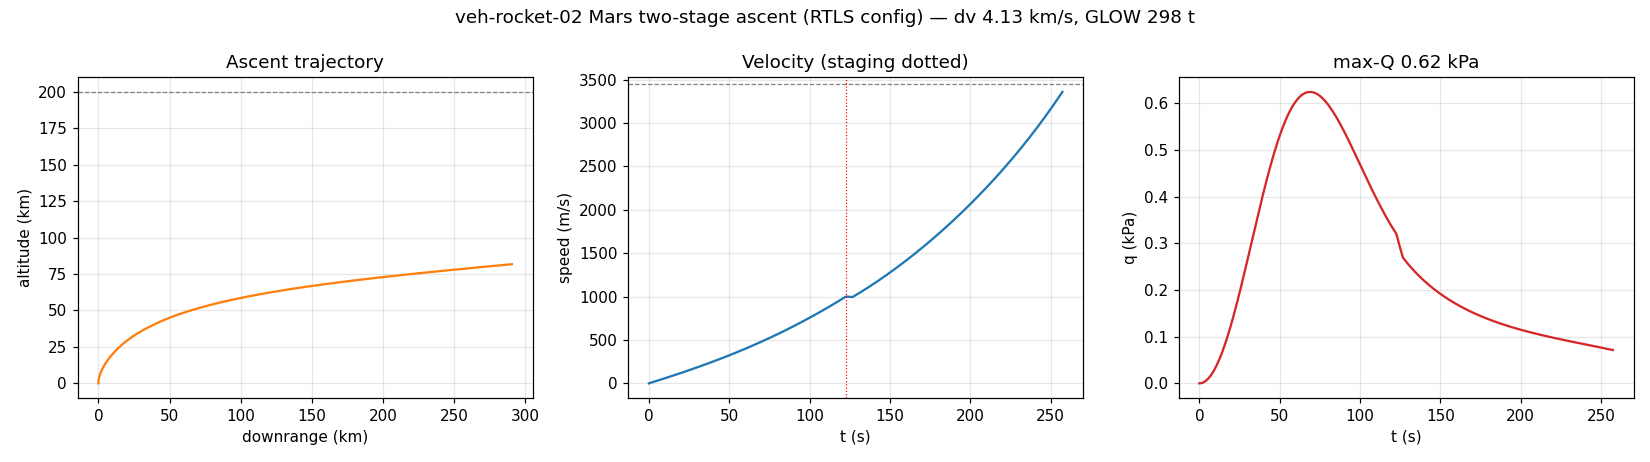

This figure's Python source:
#!/usr/bin/env python3
# -*- coding: utf-8 -*-
"""
L2 上升段轨迹仿真 —— veh-rocket-02 长十乙火星升轨(两级 + 一子级 RTLS 构型)
==============================================================================
2-DOF 变质量点质量,平面内绕火星球心积分(与 sim_ascent_veh_rocket_01 同框架):
  火星中心引力(1/r²) + 指数大气阻力 + 重力转弯推力程序,RK4 定步长;
  两级:一子级点 3 台 YF-100K(火星 T/W 过剩,7 台全点会 >5 g,只点
  中心 1 + 对置 2)烧到分离速度 v_stage → 热分离(一子级带 RTLS 储备
  返场,见 sim_boostback_veh_rocket_02)→ 上面级单台 YF-100M 续燃至
  远点 200 km → 远点解析圆化。
构型逻辑(火星 RTLS,推进剂全靠 ISRU,按需加注不满箱):
  一子级装填 = 升轨实际消耗(定点迭代收敛) + RTLS 储备 42 t
目的:给出火星构型 GLOW、Δv 分解、max-Q、LMO 运力闭合;
  另附 SSTO 旁证(一子级单独入轨的齐奥尔科夫斯基检查)。
不含:火星自转增益(~240 m/s,注记)、三维、姿控回路。
"""
import numpy as np

# ---- 火星常数 ----
MU, R = 4.282837e13, 3.3895e6
G0S = MU / R**2                    # ~3.73 m/s^2
RHO0, HSC = 0.020, 11100.0
G0E = 9.80665

# ---- 车辆(推定,与 veh-rocket-02.info.json 一致)----
M1_DRY = 45e3                      # 一子级干重(含栅格舵/着陆腿/挂钩)
RESERVE = 48e3                     # RTLS 储备(由 sim_boostback 校核)
M2_DRY = 20e3                      # 上面级干重
M_PAY = 18e3                       # LMO 载荷(演示基线)
P2 = 62e3                          # 上面级装填
ISP1, ISP2 = 335.0, 340.0          # YF-100K / YF-100M(真空,火星≈真空)
F_ENG = 1.34e6
N1, THR1 = 3, 0.70                 # 一子级只点 3 台 @70%(限过载/省损失)
F1 = N1 * F_ENG * THR1
F2 = 1.0 * F_ENG
CD, AREA = 0.8, np.pi * 2.5**2 * 1.12   # Ø5 m + 突出物
V_STAGE = 1000.0                   # 分离速度(RTLS 高抛构型:低速+陡弹道角,
GAMMA_MIN = 25.0                   #  滞空长→返场横向 Δv 便宜;γ 下限约束)
TARGET_ALT = 200e3
MDOT1, MDOT2 = F1 / (ISP1 * G0E), F2 / (ISP2 * G0E)

def deriv(s, F, mdot, u_hat):
    x, y, vx, vy, m = s
    r = np.hypot(x, y)
    rhat = np.array([x, y]) / r
    h = r - R
    v = np.array([vx, vy]); sp = np.hypot(vx, vy)
    ag = -MU / r**2 * rhat
    rho = RHO0 * np.exp(-max(h, 0.0) / HSC)
    ad = -0.5 * rho * CD * AREA * sp * v / m if sp > 1e-3 else np.zeros(2)
    at = (F / m) * u_hat if F > 0 else np.zeros(2)
    return np.array([vx, vy, *(ag + ad + at), -mdot if F > 0 else 0.0]), sp, h, rho

def apoapsis_alt(s):
    x, y, vx, vy, m = s
    r = np.hypot(x, y); v2 = vx * vx + vy * vy
    eps = v2 / 2 - MU / r
    if eps >= 0: return 1e12
    a = -MU / (2 * eps)
    hang = x * vy - y * vx
    e = np.sqrt(max(0.0, 1 + 2 * eps * hang**2 / MU**2))
    return a * (1 + e) - R

def thrust_dir(s, t, t_pitch, pitch_dur, phi_final):
    x, y, vx, vy, m = s
    r = np.hypot(x, y)
    rhat = np.array([x, y]) / r
    that = np.array([rhat[1], -rhat[0]])
    if t < t_pitch: phi = np.pi / 2
    elif t < t_pitch + pitch_dur:
        phi = np.pi / 2 + (t - t_pitch) / pitch_dur * (phi_final - np.pi / 2)
    else: phi = phi_final
    return np.cos(phi) * that + np.sin(phi) * rhat

def run(p1_burn, t_pitch, pitch_dur, phi_final, dt=0.05, log=False):
    m0 = M1_DRY + p1_burn + RESERVE + M2_DRY + P2 + M_PAY
    s = np.array([0.0, R, 0.0, 0.0, m0])
    t, phase = 0.0, 1
    grav_loss = drag_loss = 0.0
    maxq = maxq_alt = max_acc = 0.0
    stage_ev = None; hist = []
    p1_used = 0.0
    while t < 2000:
        if phase == 1: F, mdot = F1, MDOT1
        elif phase == 0: F, mdot = 0.0, 0.0          # 分离滑行
        else: F, mdot = F2, MDOT2
        u = thrust_dir(s, t, t_pitch, pitch_dur, phi_final)
        _, sp, h, rho = deriv(s, F, mdot, u)
        r = np.hypot(s[0], s[1]); rhat = np.array([s[0], s[1]]) / r
        if sp > 1e-3:
            singam = (s[2] * rhat[0] + s[3] * rhat[1]) / sp
            if F > 0: grav_loss += (MU / r**2) * singam * dt
            drag_loss += (0.5 * rho * CD * AREA * sp * sp / s[4]) * dt
        q = 0.5 * rho * sp * sp
        if q > maxq: maxq, maxq_alt = q, h
        if F > 0: max_acc = max(max_acc, F / s[4])
        if log and (not hist or t - hist[-1][0] >= 0.5):
            hist.append((t, h, R * np.arctan2(s[0], s[1]), sp, q))
        k1, *_ = deriv(s, F, mdot, u)
        k2, *_ = deriv(s + 0.5 * dt * k1, F, mdot, u)
        k3, *_ = deriv(s + 0.5 * dt * k2, F, mdot, u)
        k4, *_ = deriv(s + dt * k3, F, mdot, u)
        s = s + (dt / 6) * (k1 + 2 * k2 + 2 * k3 + k4)
        t += dt
        if phase == 1:
            p1_used = m0 - s[4]
            if sp >= V_STAGE or p1_used >= p1_burn:
                gam = np.degrees(np.arcsin(
                    (s[2] * rhat[0] + s[3] * rhat[1]) / max(sp, 1e-6)))
                stage_ev = dict(t=t, h=h, v=sp, gamma=gam,
                                downrange=R * np.arctan2(s[0], s[1]),
                                p1_used=p1_used)
                s[4] -= M1_DRY + RESERVE + (p1_burn - p1_used)  # 抛一子级
                phase, t_sep = 0, t
        elif phase == 0 and t - t_sep >= 4.0:
            phase = 2
        elif phase == 2:
            if apoapsis_alt(s) >= TARGET_ALT:
                break
            if s[4] <= M2_DRY + M_PAY:
                return None                            # 上面级烧干,不可行
    # MECO2 后:解析圆化
    x, y, vx, vy, m = s
    r = np.hypot(x, y); eps = (vx * vx + vy * vy) / 2 - MU / r
    a = -MU / (2 * eps); hang = x * vy - y * vx
    e = np.sqrt(max(0.0, 1 + 2 * eps * hang**2 / MU**2))
    r_apo = a * (1 + e)
    dv_circ = np.sqrt(MU / r_apo) - np.sqrt(MU * (2 / r_apo - 1 / a))
    prop_circ = m * (np.exp(dv_circ / (ISP2 * G0E)) - 1)
    p2_used = (M2_DRY + P2 + M_PAY) - m + prop_circ
    if p2_used > P2: return None
    dv2 = ISP2 * G0E * np.log((M2_DRY + P2 + M_PAY) / (m - prop_circ + 0)) \
        if False else ISP2 * G0E * np.log((M2_DRY + P2 + M_PAY) / m) + dv_circ
    dv1 = ISP1 * G0E * np.log(
        (M1_DRY + p1_burn + RESERVE + M2_DRY + P2 + M_PAY)
        / (M1_DRY + p1_burn + RESERVE + M2_DRY + P2 + M_PAY - stage_ev['p1_used']))
    return dict(stage=stage_ev, dv1=dv1, dv2=dv2, dv_total=dv1 + dv2,
                grav_loss=grav_loss, drag_loss=drag_loss,
                p2_used=p2_used, p2_margin=P2 - p2_used, dv_circ=dv_circ,
                maxq=maxq, maxq_alt=maxq_alt, max_acc=max_acc,
                r_apo_alt=r_apo - R, m_final=m - prop_circ,
                hist=np.array(hist) if log else None)

def solve():
    """定点迭代一子级装填 × 俯仰程序粗扫(可行解中总 Δv 最小)。"""
    p1 = 120e3
    best = None
    for _ in range(4):                                 # 装填-消耗定点迭代
        best = None
        for pd in np.arange(50, 130.1, 10):
            for phid in (0, 2, 4, 6, 8):
                r = run(p1, 8.0, pd, np.deg2rad(phid))
                if r is None or r['r_apo_alt'] < TARGET_ALT - 5e3: continue
                if r['stage']['gamma'] < GAMMA_MIN: continue   # RTLS 高抛约束
                if best is None or r['dv_total'] < best[2]['dv_total']:
                    best = (pd, phid, r)
        if best is None:
            raise SystemExit('[!] 无可行解')
        p1_new = best[2]['stage']['p1_used']
        if abs(p1_new - p1) < 200: break
        p1 = p1_new
    return p1, best

if __name__ == '__main__':
    p1, (pd, phid, r) = solve()
    glow = M1_DRY + p1 + RESERVE + M2_DRY + P2 + M_PAY
    st = r['stage']
    print('=== 长十乙火星 RTLS 构型(ISRU 按需加注,推定) ===')
    print(f'  GLOW {glow/1e3:.0f} t = 一子级 {M1_DRY/1e3:.0f}干'
          f'+{p1/1e3:.1f}升轨+{RESERVE/1e3:.0f}RTLS储备'
          f' | 上面级 {M2_DRY/1e3:.0f}干+{P2/1e3:.0f}推 | 载荷 {M_PAY/1e3:.0f} t')
    print(f'  一子级点 3/7 台 @{THR1*100:.0f}% = {F1/1e6:.2f} MN,'
          f'起飞 T/W = {F1/(glow*G0S):.2f}(7 台全点会到 {7*F_ENG/ (glow*G0S):.1f} —— 火星推力过剩的选型依据)')
    print(f'\n=== 最优俯仰程序(起转 8s,压转 {pd:.0f}s,终角 {phid}°) ===')
    print(f'  分离: t={st["t"]:.0f}s  h={st["h"]/1e3:.1f} km  v={st["v"]:.0f} m/s'
          f'  γ={st["gamma"]:.1f}°  下航程={st["downrange"]/1e3:.1f} km')
    print(f'  → 交给 sim_boostback_veh_rocket_02 返场(储备 {RESERVE/1e3:.0f} t)')
    print(f'  max-Q {r["maxq"]:.0f} Pa @ {r["maxq_alt"]/1e3:.1f} km'
          f'(地球长十乙发射 ~30 kPa 量级)  峰值加速度 {r["max_acc"]/G0S:.1f} g_mars')
    print(f'\n=== Δv 分解 ===')
    print(f'  一子级 {r["dv1"]:.0f} m/s + 上面级 {r["dv2"]:.0f} m/s'
          f'(含圆化 {r["dv_circ"]:.0f})= {r["dv_total"]/1e3:.2f} km/s')
    print(f'    ├ 引力损失 {r["grav_loss"]:.0f} m/s  └ 阻力损失 {r["drag_loss"]:.0f} m/s')
    print(f'  上面级推进剂 {r["p2_used"]/1e3:.1f} t / {P2/1e3:.0f} t(余 {r["p2_margin"]/1e3:.1f} t'
          f' ≈ 额外运力 {r["p2_margin"]/1e3:.1f} t → LMO 运力上限 ~{(M_PAY+r["p2_margin"])/1e3:.0f} t)')
    print(f'  对照地球构型 LEO 14 t(回收):火星 Δv 减半 + ISRU 按需加注,'
          f'GLOW 从 740 t 缩到 {glow/1e3:.0f} t')
    # ---- SSTO 旁证(L1)----
    vex = ISP1 * G0E
    m_ss0 = M1_DRY + 180e3 + M_PAY
    dv_ss = vex * np.log(m_ss0 / (M1_DRY + M_PAY))
    print(f'\n=== SSTO 旁证(L1 齐氏,一子级单独带 {M_PAY/1e3:.0f} t 载荷) ===')
    print(f'  装填 180 t → Δv = {dv_ss:.0f} m/s ≥ 升轨需求 ~{r["dv_total"]:.0f} m/s → '
          f'{"可行" if dv_ss >= r["dv_total"] else "不可行"}'
          f'(火星单级入轨成立,但牺牲回收储备与运力,维持两级+RTLS 更优)')
    # ---- 出图 ----
    try:
        import matplotlib
        matplotlib.use('Agg')
        import matplotlib.pyplot as plt
        rp = run(p1, 8.0, pd, np.deg2rad(phid), log=True)
        H = rp['hist']
        fig, ax = plt.subplots(1, 3, figsize=(15, 4.2))
        ax[0].plot(H[:, 2] / 1e3, H[:, 1] / 1e3, 'C1')
        ax[0].axhline(TARGET_ALT / 1e3, ls='--', c='gray', lw=.8)
        ax[0].set_xlabel('downrange (km)'); ax[0].set_ylabel('altitude (km)')
        ax[0].set_title('Ascent trajectory'); ax[0].grid(alpha=.3)
        ax[1].plot(H[:, 0], H[:, 3], 'C0')
        ax[1].axhline(np.sqrt(MU / (R + TARGET_ALT)), ls='--', c='gray', lw=.8)
        ax[1].axvline(st['t'], ls=':', c='r', lw=.8)
        ax[1].set_xlabel('t (s)'); ax[1].set_ylabel('speed (m/s)')
        ax[1].set_title('Velocity (staging dotted)'); ax[1].grid(alpha=.3)
        ax[2].plot(H[:, 0], H[:, 4] / 1e3, 'C3')
        ax[2].set_xlabel('t (s)'); ax[2].set_ylabel('q (kPa)')
        ax[2].set_title(f'max-Q {r["maxq"]/1e3:.2f} kPa'); ax[2].grid(alpha=.3)
        fig.suptitle(f'veh-rocket-02 Mars two-stage ascent (RTLS config) — '
                     f'dv {r["dv_total"]/1e3:.2f} km/s, GLOW {glow/1e3:.0f} t')
        fig.tight_layout()
        fig.savefig('scripts/sim_ascent_veh_rocket_02.png', dpi=110)
        print('\n轨迹图已存:scripts/sim_ascent_veh_rocket_02.png')
    except Exception as ex:
        print(f'\n[出图跳过] {ex}')
